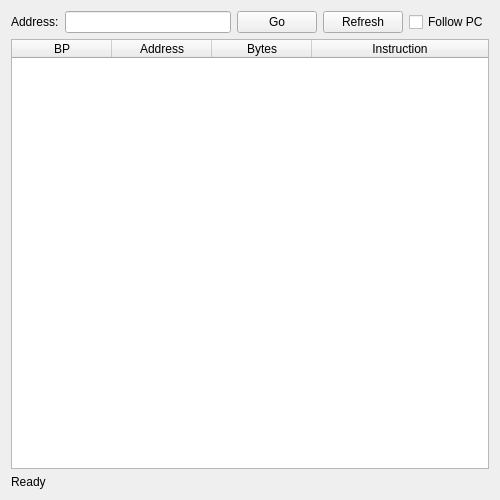
<?xml version="1.0" encoding="UTF-8"?>
<ui version="4.0">
 <class>DisassemblyWidget</class>
 <widget class="QWidget" name="DisassemblyWidget">
  <property name="geometry">
   <rect>
    <x>0</x>
    <y>0</y>
    <width>500</width>
    <height>500</height>
   </rect>
  </property>
  <property name="windowTitle">
   <string>Disassembly</string>
  </property>
  <layout class="QVBoxLayout" name="verticalLayout">
   <item>
    <layout class="QHBoxLayout" name="horizontalLayout">
     <item>
      <widget class="QLabel" name="addrLabel">
       <property name="text">
        <string>Address:</string>
       </property>
      </widget>
     </item>
     <item>
      <widget class="QLineEdit" name="addressLineEdit"/>
     </item>
     <item>
      <widget class="QPushButton" name="goButton">
       <property name="text">
        <string>Go</string>
       </property>
      </widget>
     </item>
     <item>
      <widget class="QPushButton" name="refreshButton">
       <property name="text">
        <string>Refresh</string>
       </property>
      </widget>
     </item>
     <item>
      <widget class="QCheckBox" name="followPcCheckBox">
       <property name="text">
        <string>Follow PC</string>
       </property>
      </widget>
     </item>
    </layout>
   </item>
   <item>
    <widget class="QTableWidget" name="disasmTable">
     <property name="editTriggers">
      <set>QAbstractItemView::NoEditTriggers</set>
     </property>
     <property name="selectionMode">
      <enum>QAbstractItemView::NoSelection</enum>
     </property>
     <attribute name="horizontalHeaderStretchLastSection">
      <bool>true</bool>
     </attribute>
     <column>
      <property name="text">
       <string>BP</string>
      </property>
     </column>
     <column>
      <property name="text">
       <string>Address</string>
      </property>
     </column>
     <column>
      <property name="text">
       <string>Bytes</string>
      </property>
     </column>
     <column>
      <property name="text">
       <string>Instruction</string>
      </property>
     </column>
    </widget>
   </item>
   <item>
    <widget class="QLabel" name="statusLabel">
     <property name="text">
      <string>Ready</string>
     </property>
    </widget>
   </item>
  </layout>
 </widget>
 <resources/>
 <connections/>
</ui>
